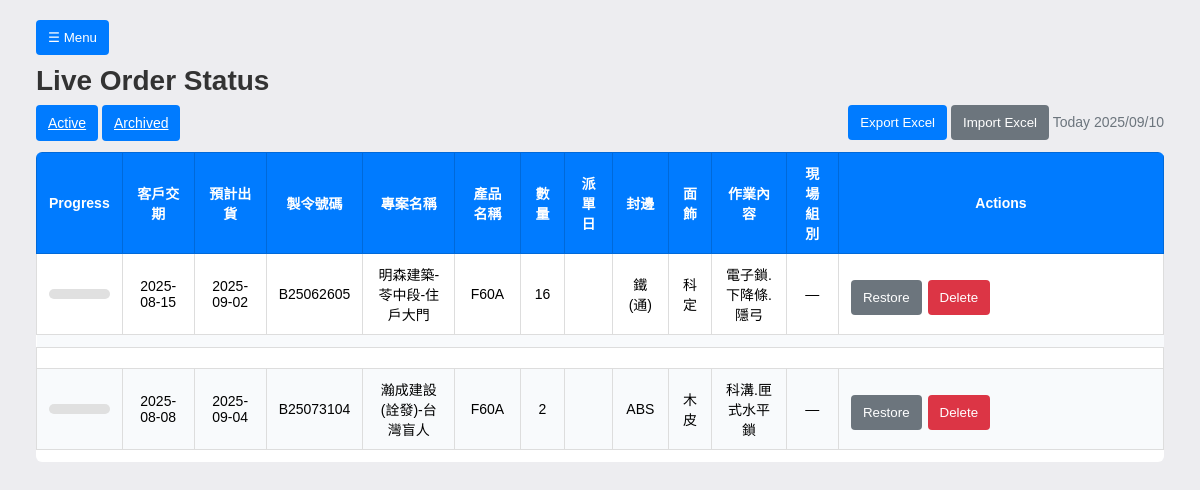
The app's page /archived with its own data.
### models.py (models this page shows)
class Order(Base):
    __tablename__ = "orders"
    id = Column(Integer, primary_key=True, autoincrement=True)
    manufacture_code = Column(String)
    customer        = Column(String)
    product         = Column(String)
    demand_date     = Column(String)   # stored as text like "YYYY/MM/DD"
    delivery        = Column(String)   # stored as text
    quantity        = Column(Integer, default=0)
    datecreate      = Column(String)   # stored as text
    fengbian        = Column(String)
    wallpaper       = Column(String)
    jobdesc         = Column(Text)
    archived    = Column(Boolean, default=False)   # soft archive flag
    archived_at = Column(DateTime)                 # when it was archived
    created_at = Column(DateTime, default=datetime.utcnow)
    updated_at = Column(DateTime)
    tasks = relationship("Task", back_populates="order", cascade="all, delete-orphan")

### app.py (the view, shortened to what this page needs)
@app.route("/archived")
def archived_page():
    qtext = (request.args.get("q") or "").strip()
    dfield = (request.args.get("dfield") or "any").strip()   # any | demand | delivery | datecreate
    dfrom  = (request.args.get("dfrom")  or "").strip()
    dto    = (request.args.get("dto")    or "").strip()
    df = _ymd_digits(dfrom)
    dt = _ymd_digits(dto)
    if df and not dt:
        dt = df  # single-day filter if only start is provided
    def norm_col(col):
        return func.replace(func.replace(col, '-', ''), '/', '')
    def date_cond_for(col):
        c = norm_col(col)
        preds = []
        if df: preds.append(c >= df)
        if dt: preds.append(c <= dt)
        return and_(*preds) if preds else None
    today = datetime.today().strftime("%Y/%m/%d")
    with SessionLocal() as session:
        q = session.query(Order).filter(Order.archived == True)
        orders = q.order_by(Order.id.desc()).all()
        vm = []
        for o in orders:
            done_q, total_q = order_progress(o)
            vm.append({
                "id": o.id,
                "manufacture_code": o.manufacture_code or "",
                "customer": o.customer or "",
                "product": o.product or "",
                "demand_date": o.demand_date or "",
                "delivery": o.delivery or "",
                "quantity": o.quantity or 0,
                "datecreate": o.datecreate or "",
                "fengbian": o.fengbian or "",
                "wallpaper": o.wallpaper or "",
                "jobdesc": o.jobdesc or "",
                "active_groups": ", ".join(recalc_active_groups(o)),
                "progress": (done_q, total_q),
                "sub_tasks": [
                    {
                        "id": t.id,
                        "group": t.group or "",
                        "task": t.task or "",
                        "quantity": t.quantity or 0,
                        "completed": t.completed or 0,
                        "remaining": max(0, (t.quantity or 0) - (t.completed or 0)),
                        "running": bool(getattr(t, "start_time", None) and not getattr(t, "stop_time", None)),
                        "started_at": (t.start_time.isoformat() if getattr(t, "start_time", None) else None),
                    } for t in o.tasks
                ]
            })
        return render_template("index.html", orders=vm, today_date=today, archived_page=True, qtext=qtext, dfield=dfield, dfrom=dfrom, dto=dto)

### app.py (called while the page is built)
def recalc_active_groups(order):
    groups = []
    for t in order.tasks:
        remaining = max(0, (t.quantity or 0) - (t.completed or 0))
        if remaining > 0 and t.group and t.group not in groups:
            groups.append(t.group)
    return groups

def order_progress(order):
    total_q = sum((t.quantity or 0) for t in order.tasks)
    done_q = sum((t.completed or 0) for t in order.tasks)
    return (done_q, total_q)

def _ymd_digits(s: str) -> str:
    if not s: return ""
    return re.sub(r"\D", "", s)

def fmtdate(val):
    if not val:
        return ""
    if isinstance(val, date) and not isinstance(val, datetime):
        return val.strftime("%Y-%m-%d")
    if isinstance(val, datetime):
        return val.date().strftime("%Y-%m-%d")
    s = str(val).strip()
    if not s:
        return ""
    for fmt in ("%Y-%m-%d", "%Y/%m/%d", "%Y-%m-%d %H:%M:%S", "%Y/%m/%d %H:%M:%S"):
        try:
            return datetime.strptime(s, fmt).strftime("%Y-%m-%d")
        except Exception:
            pass
    return s[:10]

### templates/index.html (shortened to what this page needs)
<!DOCTYPE html>
<html lang="zh">
<head>
  <link rel="stylesheet" href="/static/common.css">
</head>
<body class="orders-page sb-collapsed">
  <div class="layout">
  <main class="content">
  <div style="display:flex;align-items:center;gap:12px;">
    <button class="btn hamburger" onclick="toggleSidebar()">☰ Menu</button>
  </div>
  <h1>Live Order Status</h1>
  <div class="toolbar">
    <div class="left">
      <a href="/" class="btn {{ '' if archived_page else 'blue' }}">Active</a>
      <a href="/archived" class="btn {{ 'blue' if archived_page else '' }}">Archived</a>
    </div>
    <div class="right">
      <button class="btn" onclick="location.href='/export/orders.xlsx'">Export Excel</button>
      <button class="btn gray" onclick="openModal('modal-import')">Import Excel</button>
      <span style="color:#6c757d">Today {{ today_date }}</span>
    </div>
  </div>
    <table>
      <thead>
        <tr>
          <th>Progress</th>
          <th>客戶交期</th>
          <th>預計出貨</th>
          <th>製令號碼</th>
          <th>專案名稱</th>
          <th>產品名稱</th>
          <th>數量</th>
          <th>派單日</th>
          <th>封邊</th>
          <th>面飾</th>
          <th>作業內容</th>
          <th>現場組別</th>
          <th>Actions</th>
        </tr>
      </thead>
      {% for o in orders %}
      <tr id="order-{{o.id}}"
        data-demand="{{ o.demand_date|e }}"
        data-delivery="{{ o.delivery|e }}"
        data-code="{{ o.manufacture_code|e }}"
        data-customer="{{ o.customer|e }}"
        data-product="{{ o.product|e }}"
        data-qty="{{ o.quantity }}"
        data-datecreate="{{ o.datecreate|e }}"
        data-fengbian="{{ o.fengbian|e }}"
        data-wallpaper="{{ o.wallpaper|e }}"
        data-jobdesc="{{ o.jobdesc|e }}">
        <td>
          <div class="progress-bar">
          </div>
        </td>
        <td>{{ o.demand_date|fmtdate or '—' }}</td>
        <td>{{ o.delivery|fmtdate or '—' }}</td>
        <td>{{ o.manufacture_code }}</td>
        <td>{{ o.customer }}</td>
        <td>{{ o.product }}</td>
        <td>{{ o.quantity }}</td>
        <td>{{ o.datecreate }}</td>
        <td>{{ o.fengbian }}</td>
        <td>{{ o.wallpaper }}</td>
        <td>{{ o.jobdesc }}</td>
        <td id="groups-{{o.id}}">{{ o.assigned_groups or '—' }}</td>
        <td class="actions-col">
          <div class="actions-group">
            {% if archived_page == False %}
              <button class="btn green" onclick="toggleDetails({{o.id}})">Expand</button>
              <button class="btn gray" onclick="openEditOrder({{ o.id }})">Edit</button>
              <button class="btn red" onclick="deleteOrder({{ o.id }})">Delete</button>
              <button class="btn gray" onclick="archiveOrder({{ o.id }})">Archive</button>
            {% else %}
              <button class="btn gray" onclick="restoreOrder({{ o.id }})">Restore</button>
              <button class="btn red" onclick="deleteOrder({{ o.id }})">Delete</button>
            {% endif %}
          </div>
        </td>
      </tr>
      <tr>
        <td colspan="13" style="padding:0; border:0">
        </td>
      </tr>
      {% if not loop.last %}
      <tr class="order-gap"><td colspan="13" aria-hidden="true"></td></tr>
      {% endif %}
      {% endfor %}
    </table>
  </main>
  </div>
</body>
</html>

### static/common.css (style rules this page uses)
:root { --primary:#007bff; --primary-dark:#0069d9; --success:#28a745; --danger:#dc3545; --warning:#ffc107; --muted:#6c757d; --bg:#ededf0; --border:#e9ecef; }
body { font-family:Arial,sans-serif;background:var(--bg);margin:20px;font-size:14px }
h1,h2 { color:#333;margin:0 0 8px }
.layout { display:flex;min-height:100vh;gap:16px }
.content { flex:1;min-width:0;padding:0 16px }
.hamburger { display:inline-flex;align-items:center;gap:6px;position:sticky;top:10px;margin-bottom:10px;z-index:6 }
@media (min-width:901px) { body.sb-collapsed .content { padding-left:0 !important } }
.toolbar { display:flex;align-items:center;justify-content:space-between;gap:12px;margin:6px 0 12px }
.btn { padding:10px 12px;border:0;border-radius:4px;color:#fff;background:var(--primary);cursor:pointer }
.btn.gray { background:#6c757d }
.btn.red { background:var(--danger) }
table { width:100%;border-collapse:collapse;background:#fff;border-radius:6px;overflow:hidden;margin-top:12px }
th,td { border:1px solid #ddd;padding:10px 12px;text-align:center }
thead th { background:var(--primary);color:#fff;border-color:var(--primary-dark);font-weight:600 }
tbody tr:nth-child(even) td { background:#f8fafc }
.progress-bar { width:100%;height:10px;background:#e0e0e0;border-radius:6px;overflow:hidden }
.actions-col { min-width:300px;white-space:normal;overflow:visible }
.actions-group { display:flex;flex-wrap:wrap;gap:6px;margin-top:6px }
.actions-group .btn { flex:0 0 auto }

### records on screen
Order: demand_date|fmtdate "2025-08-15", delivery|fmtdate "2025-09-02", manufacture_code "B25062605", customer "明森建築-苓中段-住戶大門", product "F60A", quantity "16", fengbian "鐵(通)", wallpaper "科定", jobdesc "電子鎖.下降條.隱弓", assigned_groups "—"
Order: demand_date|fmtdate "2025-08-08", delivery|fmtdate "2025-09-04", manufacture_code "B25073104", customer "瀚成建設(詮發)-台灣盲人", product "F60A", quantity "2", fengbian "ABS", wallpaper "木皮", jobdesc "科溝.匣式水平鎖", assigned_groups "—"
